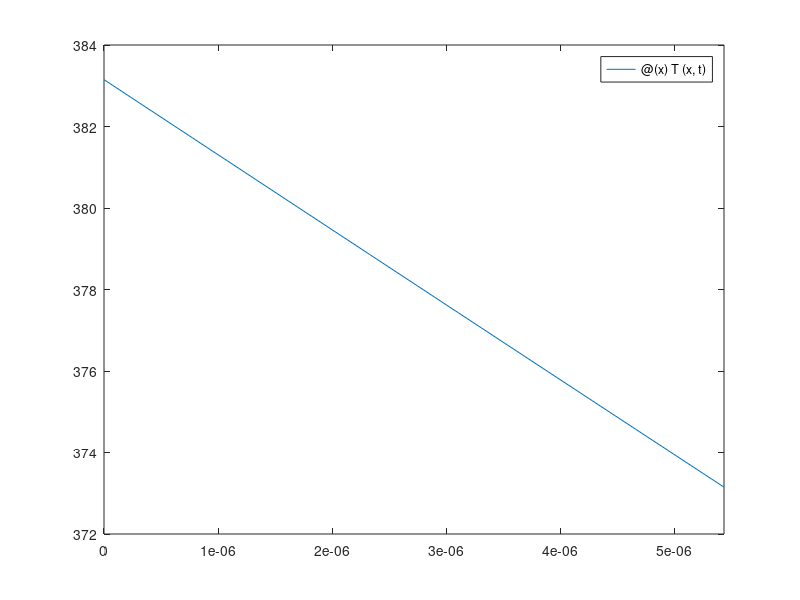

Source code (MATLAB):
clc
clear all

% Material values for water at 101.4 kPa
rho_v = 0.597;
rho_l = 958.4;
mu_v = 1.26e-5;
mu_l = 2.8e-4;
c_v = 2030;
c_l = 4216;
k_v = 0.025;
k_l = 0.679;
L = 2.26e6;
sigma = 0.059;
T_sat = 373.15;

% Boundary Condition
T_w = T_sat + 10;

% Calculation of growth factor
xi_fnc = @(xi) xi * exp(xi^2) * erf(xi) - (c_v * (T_w - T_sat))/(sqrt(pi)*L);
xi = fzero(xi_fnc, [0 20]);

% interface position
X = @(t) 2 * xi * sqrt(k_v/(c_v*rho_v) * t);
fplot(X, [0 0.1]);

% Temperature profile for vapor phase
T = @(x,t) T_w + (T_sat - T_w)/erf(xi) * erf(x/(2 * sqrt(k_v/(c_v*rho_v) * t)));
t = 8e-5;
fplot(@(x) T(x,t), [0 X(t)]);
